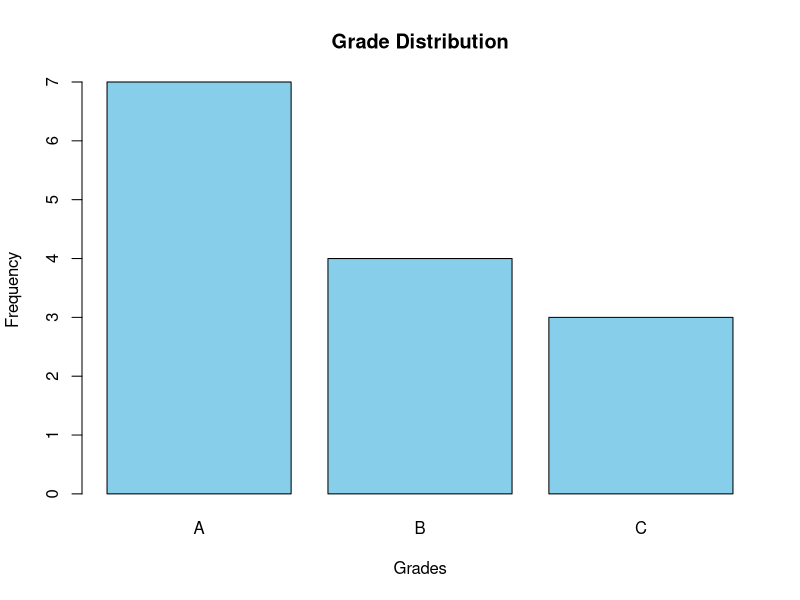
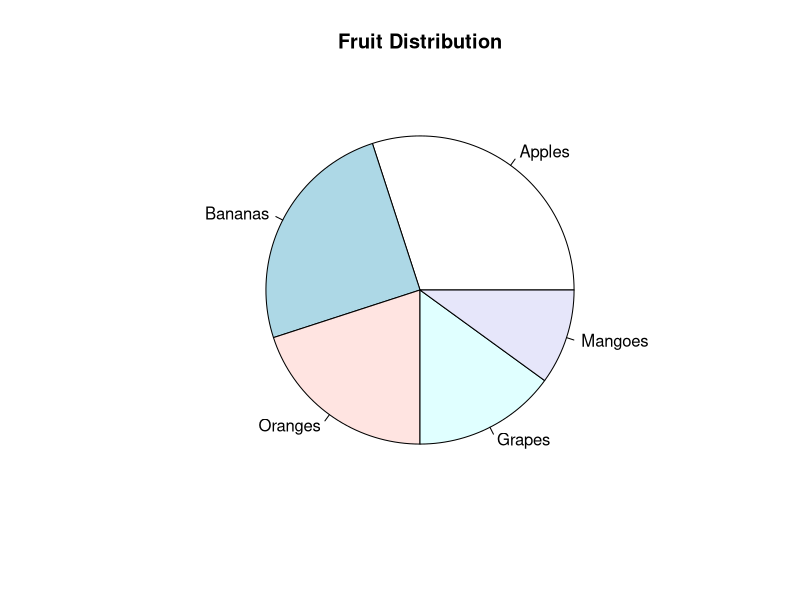

Here is the R script that generated these plots, in order:
## ---- chunk 1
# Muestra
grades <- c("A", "B", "A", "C", "B", "A", "A", "C", "B", "A", "A", "A", "B", "C")

# Crear una tabla de frecuencias utilizando la función table()
freq_table <- table(grades)
freq_table
## ---- chunk 2
# Creat gráfico de barras utilizando barplot()
barplot(freq_table, main = "Grade Distribution", xlab = "Grades", ylab = "Frequency", col = "skyblue")
## ---- chunk 3
# Muestra datos
fruits <- c("Apples", "Bananas", "Oranges", "Grapes", "Mangoes")
percentages <- c(30, 25, 20, 15, 10)

# Crear un gráfico circular utilizando pie()
pie(percentages, labels = fruits, main = "Fruit Distribution")
## ---- chunk 4
# Datos de muestra (puntuaciones de exámenes)
scores <- c(85, 92, 88, 78, 95, 89, 84, 90, 86, 93)

# Calcula la puntuación media (promedio)
mean_score <- mean(scores)
mean_score

# Calcula la puntuación mediana
median_score <- median(scores)
median_score 

# Calcula las puntuaciones mínimas y máximas
min_score <- min(scores)
min_score
max_score <- max(scores)
max_score

# Calcula el rango de puntuaciones
score_range <- max_score - min_score
score_range

# Calcula la desviación estándar de las puntuaciones
score_sd <- sd(scores)
score_sd

# Calcula el primer cuartil (Q1)
q1 <- quantile(scores, 0.25)
q1

# Calcula el tercer cuartil (Q3)
q3 <- quantile(scores, 0.75)
q3

# Calcula el rango intercuartil (IQR)
iqr <- q3 - q1
iqr

# Calcula la varianza
var(scores)

# calcula el coeficiente de variación

sd_cal <- sd(scores)
media_cal <- mean(scores)
CV <- sd_cal/media_cal*100
CV
## ---- chunk 5
# Generar una función, pues R no tiene una función propia para calcular la moda. 
getmode <- function(v) {
   uniqv <- unique(v)
   uniqv[which.max(tabulate(match(v, uniqv)))]
}

a <- c(45, 35, 32, 78, 79, 67, 32)
getmode(a)
## ---- chunk 6
# Datos de muestra (puntuaciones de pruebas)
scores <- c(85, 92, 88, 78, 95, 89, 84, 90, 86, 93)

# Calcular la media de la muestra
sample_mean <- mean(scores)

# Calcular el tamaño de la muestra
sample_size <- length(scores)

# Calcular la desviación estándar de la muestra
sample_sd <- sd(scores)

# Calcular el erro estándar de la muestra (SEM)
SEM <- sample_sd / sqrt(sample_size)

cat("Media de la muestra:", sample_mean, "\n")
cat("Error estandard de la media (SEM):", SEM)
